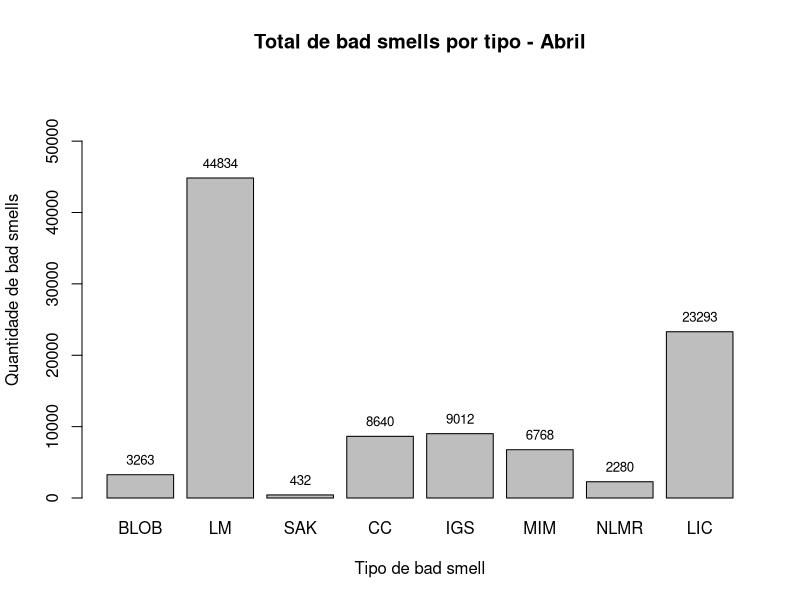

This figure's R source:
# 1º Item
# Read from aprils csv and stores it on a data frame
aprilsbs.df <- read.csv(file="data/bad_smells_abril.csv", header=TRUE)

# 1.a sum of all aprils bad smells 
aprilsbs.sum <- sum(aprilsbs.df[,-1:-2])
paste("O total de bad smells em abril é de", aprilsbs.sum)

# 1.b total average of all aprils bad smells 
aprilsbs.avg <- aprilsbs.sum / ncol(aprilsbs.df[,-1:-2])
paste("A média total me abril de bad smells em todos os softwares é de", aprilsbs.avg)

# 1.c software with highest bad smells count of april
aprilsbs.toppkg <- aprilsbs.df[which.max(rowSums(aprilsbs.df[,-1:-2])), "package_name"]
paste("O software com mais bad smells am abril é o", aprilsbs.toppkg)

# 1.d plot the total amout of bad smells by type
bs.colsums <- colSums(aprilsbs.df[,-1:-2])
ylim <- c(0, 1.3*max(bs.colsums)) # used to scale the yaxis so the highest bar fits it
bs.colsums.plot <- barplot(bs.colsums, main="Total de bad smells por tipo - Abril", ylim = ylim,
        ylab="Quantidade de bad smells", xlab="Tipo de bad smell")
text(x=bs.colsums.plot, y=bs.colsums, label=bs.colsums, pos=3, cex=0.8) # adds text at top of bars

# 1.e Variance and standart deviation of bad smells types
bs.colvars <- apply(aprilsbs.df[,-1:-2], 2, var)
bs.colsds <- apply(aprilsbs.df[,-1:-2], 2, sd)
paste("A variância dos bad smells do mês por tipo são:")
bs.colvars
paste("A variância dos bad smells do mês por tipo são:")
bs.colsds
